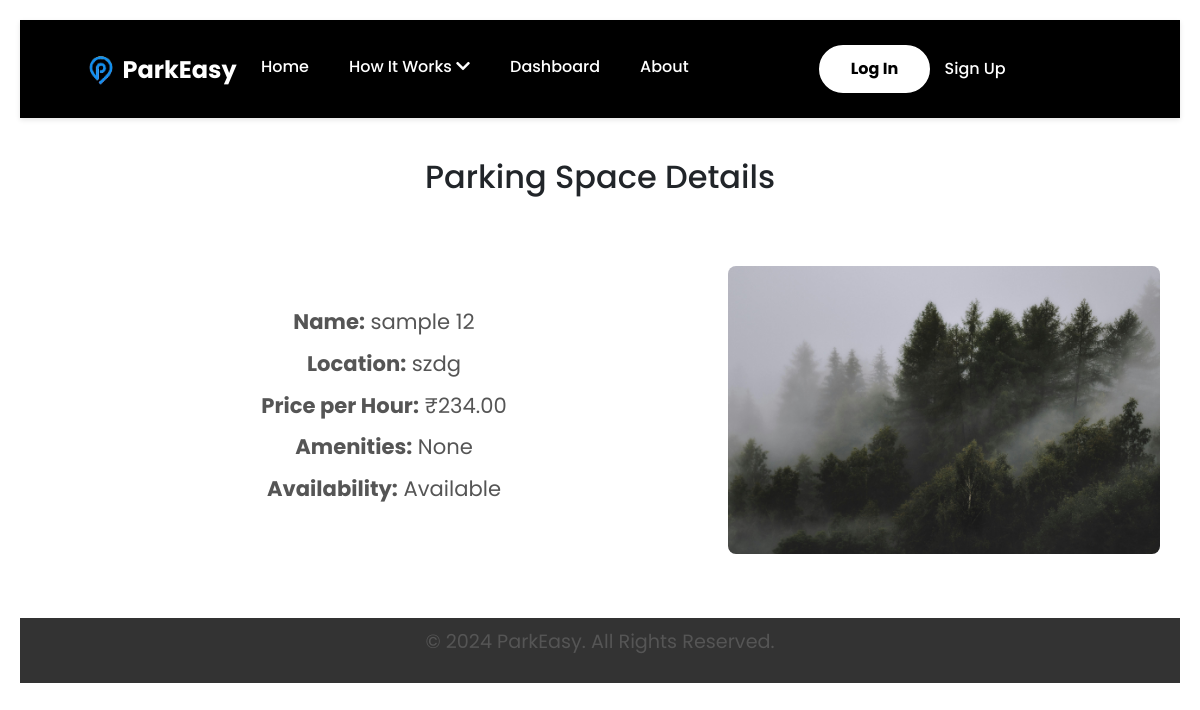
Page /parkeasy/parking-spaces/47/ on the committed database.
### ParkEasyApp/models.py (models this page shows, shortened)
class ParkingSpace(models.Model):
    name = models.CharField(max_length=255)
    host = models.ForeignKey(ParkEasyUser, on_delete=models.CASCADE, related_name="parking_spaces")
    location = models.CharField(max_length=255)
    price_per_hour = models.DecimalField(max_digits=10, decimal_places=2)
    availability = models.BooleanField(default=True)
    amenities = models.TextField(blank=True, null=True)
    rating = models.DecimalField(max_digits=3, decimal_places=2, default=0.0)
    created_at = models.DateTimeField(auto_now_add=True)
    latitude = models.FloatField(null=True, blank=True)
    longitude = models.FloatField(null=True, blank=True)
    image = models.ImageField(upload_to="parking_images/", null=True, blank=True)  # Image field
    class Meta:
        indexes = [
            models.Index(fields=['host', 'location']),
        ]

### ParkEasyApp/views.py (the view)
# urls.py: path('parking-spaces/<int:space_id>/', views.parking_space_detail_view, name='parking_space_detail'),
def parking_space_detail_view(request, space_id):
    parking_space = get_object_or_404(ParkingSpace, id=space_id)
    is_host = request.user.is_authenticated and parking_space.host == request.user.parkeasyuser
    return render(request, 'parking/parking_space_detail.html', {
        'parking_space': parking_space,
        'is_host': is_host,
    })

### templates/parking/parking_space_detail.html (shortened to what this page needs)
<!DOCTYPE html>
<html lang="en">
{% extends "base.html" %}
{% load static %}
    {% block content %}
    <h2>Parking Space Details</h2>
    <div class="parking-space-details">
        <div class="details">
            <p><strong>Name:</strong> {{ parking_space.name }}</p>
            <p><strong>Location:</strong> {{ parking_space.location }}</p>
            <p><strong>Price per Hour:</strong> ₹{{ parking_space.price_per_hour }}</p>
            <p><strong>Amenities:</strong> {{ parking_space.amenities|default:"None" }}</p>
            <p><strong>Availability:</strong>
                {% if parking_space.availability %}
                Available
                {% else %}
                Not Available
                {% endif %}
            </p>
        </div>
        <div class="image">
            {% if parking_space.image %}
            <img src="{{ parking_space.image.url }}" alt="{{ parking_space.name }}">
            {% else %}
            <img src="{% static 'images/placeholder.png' %}" alt="No Image Available">
            {% endif %}
        </div>
    </div>
    {% endblock %}

### static/css/base_style.css (style rules this page uses)
* { font-family: 'Poppins', sans-serif; margin: 0; padding: 0; box-sizing: border-box; }
body { font-family: 'Poppins', sans-serif; margin: 0; padding: 0; overflow-x: hidden; line-height: 1.6; display: flex; flex-direction: column; min-height: 400px; }

### static/css/add_parking_style.css (style rules this page uses)
* { font-family: 'Poppins', sans-serif; margin: 0; padding: 0; box-sizing: border-box; }
body { font-family: 'Poppins', sans-serif; background-color: #f4f4f4; justify-content: center; align-items: center; height: 100vh; margin: 0; }
h2 { color: black; font-size: 28px; margin-bottom: 20px; text-align: center; }

### static/css/parking_space_list.css (style rules this page uses)
* { margin: 0; padding: 0; box-sizing: border-box; }
body { font-family: 'Poppins', sans-serif; line-height: 1.6; background-color: #f4f4f4; padding: 20px; display: flex; flex-direction: column; min-height: 100vh; }

### static/css/parking_space_detail.css (style rules this page uses)
* { margin: 0; padding: 0; box-sizing: border-box; }
body { font-family: 'Poppins', sans-serif; line-height: 1.6; background-color: #f4f4f4; display: flex; flex-direction: column; min-height: 100vh; }
h2 { text-align: center; font-size: 2rem; color: #333; margin-bottom: 70px !important; }
.parking-space-details { display: flex; justify-content: space-between; align-items: flex-start; gap: 20px; margin: 20px; max-width: 1200px; width: 100%; margin: 0 auto; align-items: center; }
.details { flex: 0 0 60%; font-size: 1.1rem; color: #000000; }
.details p { margin-bottom: 10px; }
.image { flex: 0 0 40%; max-width: 100%; display: flex; justify-content: center; align-items: center; }
.image img { width: 100%; height: auto; border-radius: 8px; display: block; margin: 0 auto; }

### static/css/my_listed_parking_spaces.css (style rules this page uses)
p { font-size: 1.2em; color: #555; text-align: center; margin-top: 20px; margin-bottom: 30px; }
body { display: block; overflow-x: hidden; }

### rows in the picture
ParkingSpace: name "sample 12", location "szdg", price_per_hour "234.00", amenities "None", image (picture)
